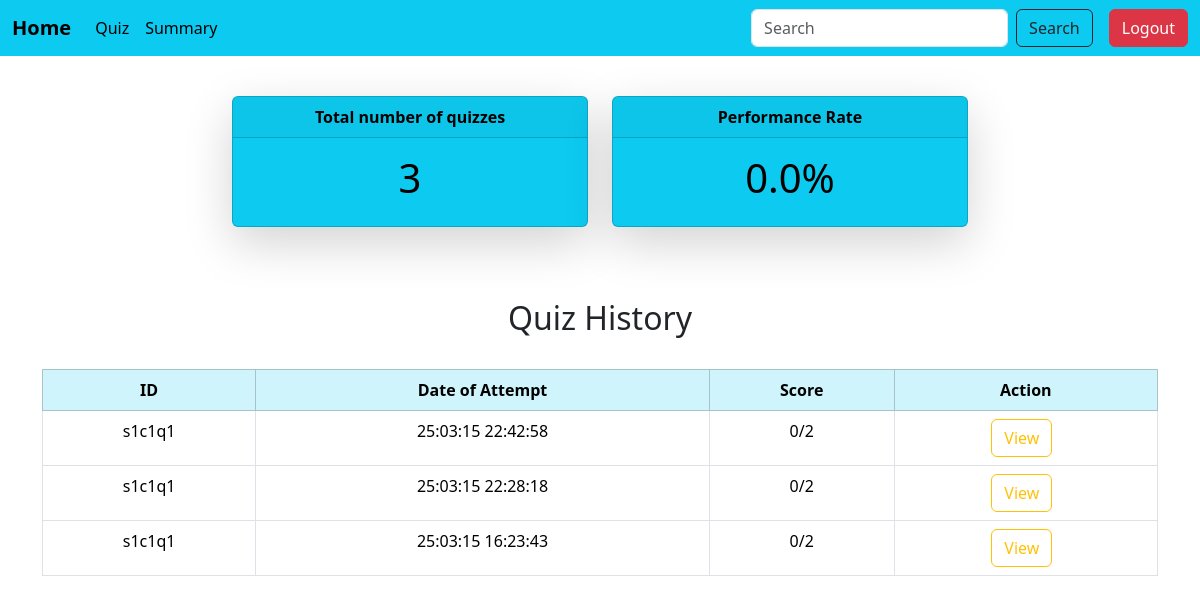
Before: /student_dashboard (signed in) with the older database file.
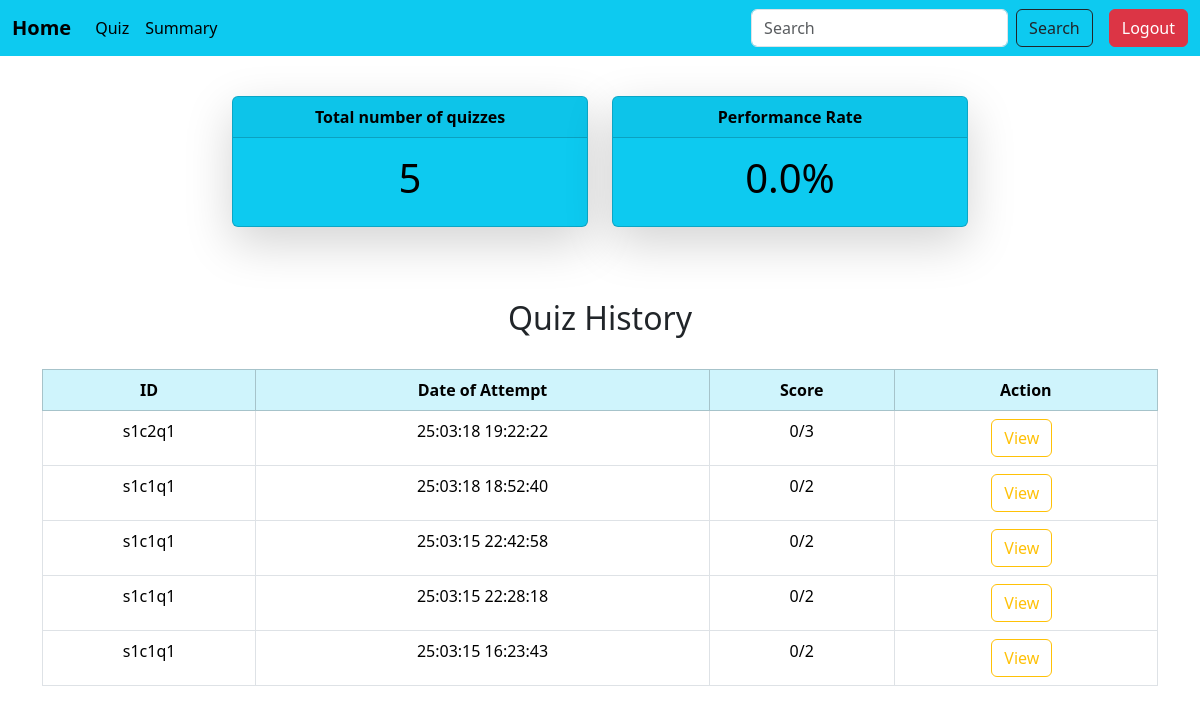
After: the same page with the newer database file.
### models.py (models this page shows)
class Score(db.Model):
    __tablename__='score'
    id=db.Column(db.Integer,primary_key=True,autoincrement=True)
    quiz_id=db.Column(db.String(100),db.ForeignKey('quiz.id'),nullable=False)
    user_id=db.Column(db.String(100),db.ForeignKey('user.id'),nullable=False)
    attempt_timing=db.Column(db.DateTime,default=lambda:datetime.now(IST))
    tot_score=db.Column(db.Integer,nullable=False)
    quiz=db.relationship('Quiz',backref=db.backref('scores',cascade="all,delete-orphan"))
    user=db.relationship('User',backref=db.backref('scores',cascade="all,delete-orphan"))

### app.py (the view)
@app.route('/student_dashboard')
def student_dashboard():
    user_id=session.get('id')
    user =User.query.get(user_id)
    q_history=Score.query.filter_by(user_id=user_id).order_by(Score.attempt_timing.desc()).all()
    q_attempted=len(q_history)
    tot_obt_marks=sum(q.tot_score for q in q_history)
    out_off=sum(len(q.quiz.questions) for q in q_history)
    avg_per=(tot_obt_marks/out_off)*100  if out_off>0 else 0
    return render_template("student_dashboard.html",user=user,q_attempted=q_attempted,avg_per=avg_per,q_history=q_history)

### templates/student_dashboard.html
{% include 'student_sidebar.html'%}
{% block content %}
<div class="container mt-5 pt-5" >
  <div class="row justify-content-center">
    <div class="col-md-4">
      <div class="card shadow-lg text-bg-info mb-4 rounded-lg">
        <div class="card-header fw-bold text-center">Total number of quizzes</div>
          <div class="card-body text-center">
            <h5 class="card-title display-6">{{q_attempted}}</h5>
          </div>
        </div>
      </div>
      <div class="col-md-4">
          <div class="card shadow-lg text-bg-info mb-4 rounded-lg">
            <div class="card-header fw-bold text-center">Performance Rate</div>
            <div class="card-body text-center">
              <h5 class="card-title display-6">{{avg_per}}%</h5>
            </div>
          </div>
      </div>
  </div>
  <div class="mt-5">
          <h2 class="text-center ">Quiz History</h2>
          <br>
          <div class="table-responsive">
          <table class="table table-hover table-bordered">
              <thead class="table-info text-center">
                <tr>
                  <th>ID</th>
                  <th>Date of Attempt</th>
                  <th>Score</th>
                  <th>Action</th>
                </tr>
              </thead>
              <tbody class="text-center">
                {%for quiz in q_history%}
                <tr>
                  <td>{{quiz.quiz_id}}</td>
                  <td>{{quiz.attempt_timing.strftime('%y:%m:%d %H:%M:%S')}}</td>
                  <td>{{quiz.tot_score}}/{{quiz.quiz.questions|length}}</td>
                  <td>
                  <a href="{{url_for('view_detail',score_id=quiz.id)}}"class="btn btn-outline-warning me-2 d-inline-block">View</a>
                  </td>
                </tr>
                {%endfor%}
              </tbody>
            </table>
          </div>
      </div>
</div>
{% endblock %}

### templates/student_sidebar.html (shortened to what this page needs)
<!DOCTYPE html>
<html lang="en">
<head>
    <link href="https://cdn.jsdelivr.net/npm/bootstrap@5.3.3/dist/css/bootstrap.min.css" rel="stylesheet">
</head>
<body>
    <nav class="navbar navbar-expand-lg navbar-dark bg-info fixed-top">
        <div class="container-fluid">
          <a class="navbar-brand fw-bold text-black" href="{{url_for('student_dashboard')}}">Home</a>
          <div class="collapse navbar-collapse" id="navbarNav">
            <ul class="navbar-nav me-auto mb-2 mb-lg-0">
                  <li class="nav-item">
                    <a class="nav-link text-black" href="{{url_for('quiz')}}">Quiz</a>
                  </li>
                  <li class="nav-item">
                    <a class="nav-link text-black" href="{{url_for('student_summary')}}">Summary</a>
                  </li>
            </ul>
            <form class="d-flex" role="search" action="{{url_for('user_search')}}" >
              <input class="form-control me-2" type="search" name="search" placeholder="Search" aria-label="Search">
              <button class="btn btn-outline-dark" type="submit">Search</button>
            </form>
            <a class="btn btn-danger ms-3" href="{{url_for('logout')}}">Logout</a>
          </div>
        </div>
      </nav>
</body>
</html>

Changed rows visible on the page:
added Score: quiz_id "s1c2q1", attempt_timing "25:03:18 19:22:22", tot_score "0", quiz.questions|length "3"
added Score: quiz_id "s1c1q1", attempt_timing "25:03:18 18:52:40", tot_score "0", quiz.questions|length "2"
Other visible differences:
{{ q_attempted }}: "3" → "5"
